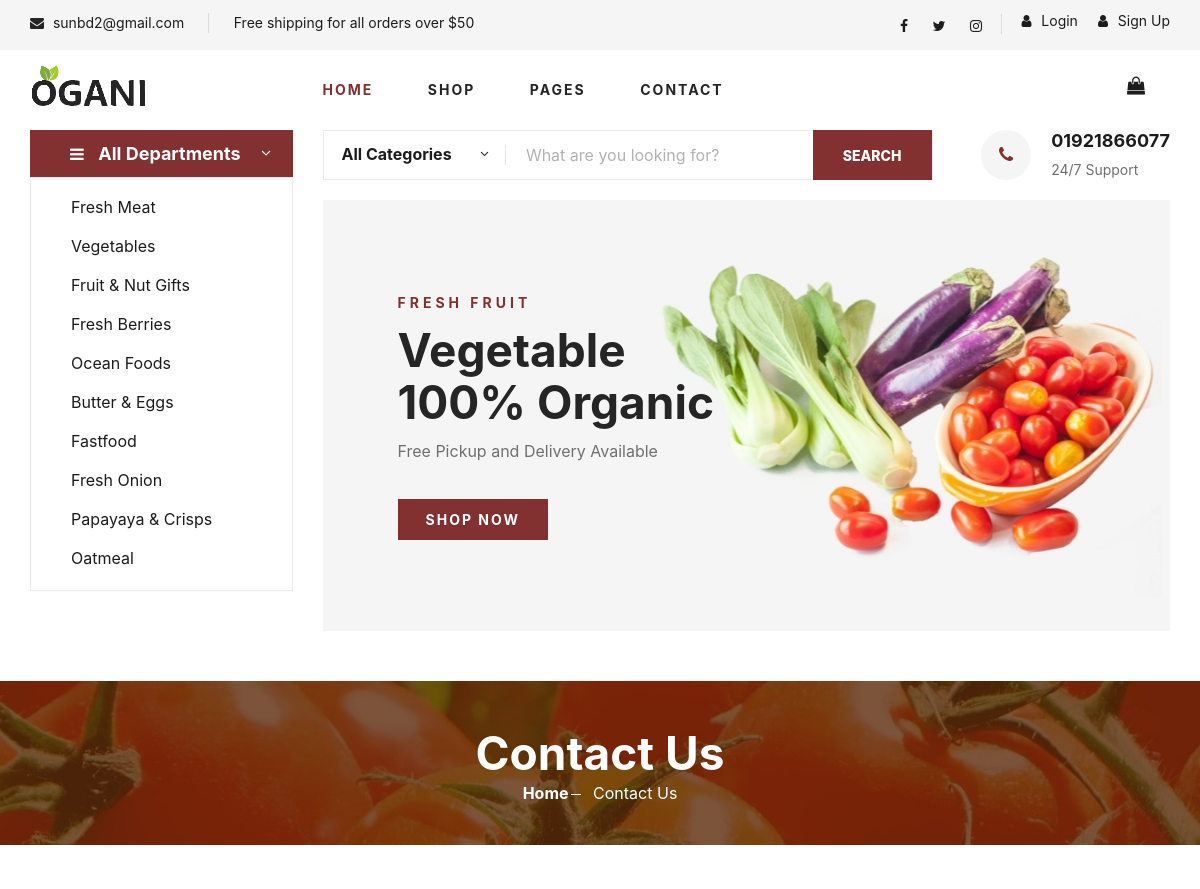
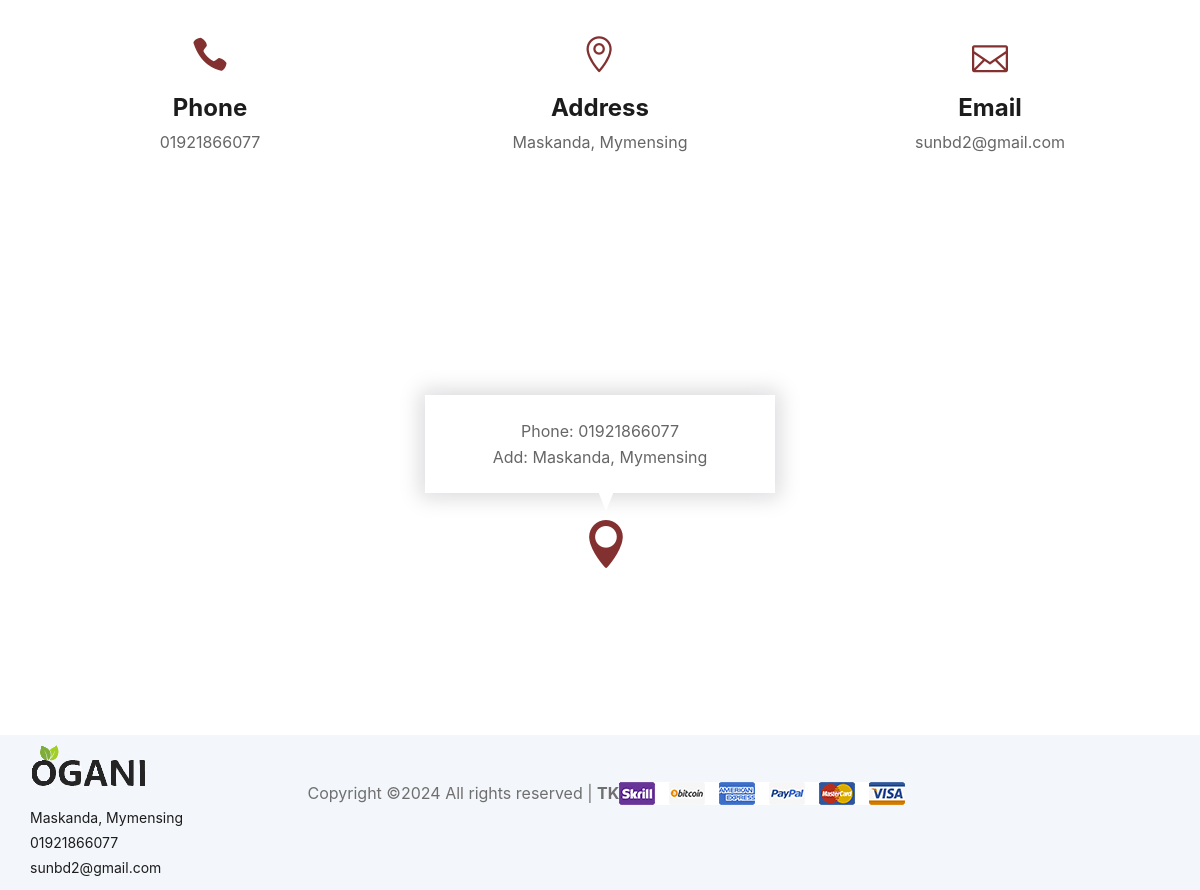
The page /shop/contact on the database its author committed (2 pictures, top to bottom).
### shop/models.py (models this page shows, shortened)
class SingletonModel(models.Model):
    class Meta:
        abstract = True

class ShopInfo(SingletonModel):
    shop_name = models.CharField(max_length=50)
    address = models.CharField(max_length=100)
    phone_number = models.CharField(max_length=15)
    email_address = models.EmailField(max_length=50)
    about = models.TextField(blank=True, null=True)
    fb_page = models.URLField(max_length=200, blank=True)
    instagram = models.URLField(max_length=200, blank=True)
    twitter = models.URLField(max_length=200, blank=True)
    offer = models.CharField(max_length= 100)

### category/models.py (models this page shows, shortened)
class Category(models.Model):
    category_name = models.CharField(max_length= 50, unique= True)
    slug = models.CharField(max_length= 100)
    description = models.TextField(max_length= 250, blank= True)
    cat_image = models.ImageField(upload_to= 'photos/categories', blank= True)
    class Meta:
        verbose_name = 'Category'
        verbose_name_plural = 'Categories'

### shop/views.py (the view)
# urls.py: path('contact' , contact_view, name= 'contact'),
def contact_view(request):
    return render(request, 'shop/contact.html')

### Ogani/context_processors.py (called while the page is built)
def shop_info(request):
    info = ShopInfo.objects.get(id= 1)
    return dict(shop_info= info)

### category/context_processors.py (called while the page is built)
def category(request):
    categories = Category.objects.all()
    return dict(category= categories)

### shop/templates/shop/contact.html (shortened to what this page needs)
{% extends "base.html" %}
{% load static %}
{% block 'body' %}
 <section class="breadcrumb-section set-bg" data-setbg="{% static 'img/breadcrumb.jpg' %}">
    <div class="container">
        <div class="row">
            <div class="col-lg-12 text-center">
                <div class="breadcrumb__text">
                    <h2>Contact Us</h2>
                    <div class="breadcrumb__option">
                        <a href="{% url 'home' %}">Home</a>
                        <span>Contact Us</span>
                    </div>
                </div>
            </div>
        </div>
    </div>
</section>
<section class="contact spad">
    <div class="container">
        <div class="row">
            <div class="col-lg-4 col-md-4 col-sm-6 text-center">
                <div class="contact__widget">
                    <span class="icon_phone"></span>
                    <h4>Phone</h4>
                    <p>{{shop_info.phone_number}}</p>
                </div>
            </div>
            <div class="col-lg-4 col-md-4 col-sm-6 text-center">
                <div class="contact__widget">
                    <span class="icon_pin_alt"></span>
                    <h4>Address</h4>
                    <p>{{shop_info.address}}</p>
                </div>
            </div>
            <div class="col-lg-4 col-md-4 col-sm-6 text-center">
                <div class="contact__widget">
                    <span class="icon_mail_alt"></span>
                    <h4>Email</h4>
                    <p>{{shop_info.email_address}}</p>
                </div>
            </div>
        </div>
    </div>
</section>
<div class="map">
    <div class="map-inside">
        <i class="icon_pin"></i>
        <div class="inside-widget">
            <ul>
                <li>Phone: {{shop_info.phone_number}}</li>
                <li>Add: {{shop_info.address}} </li>
            </ul>
        </div>
    </div>
</div>
{% endblock %}

### templates/base.html (shortened to what this page needs)
{% load static %}
<!DOCTYPE html>
<html lang="en">
<head>
    <link rel="stylesheet" href="{% static 'css/bootstrap.min.css' %}" type="text/css">
    <link rel="stylesheet" href="{% static 'css/font-awesome.min.css' %}" type="text/css">
    <link rel="stylesheet" href=" {% static 'css/elegant-icons.css' %}" type="text/css">
    <link rel="stylesheet" href=" {% static 'css/nice-select.css' %}" type="text/css">
    <link rel="stylesheet" href=" {% static 'css/jquery-ui.min.css' %}" type="text/css">
    <link rel="stylesheet" href=" {% static 'css/owl.carousel.min.css' %}" type="text/css">
    <link rel="stylesheet" href=" {% static 'css/slicknav.min.css' %}" type="text/css">
    <link rel="stylesheet" href=" {% static 'css/slicknav.min.css' %}" type="text/css">
    <link rel="stylesheet" href=" {% static 'sass/style.css' %}" type="text/css">
    <link rel="stylesheet" href=" {% static 'sass/review.css' %}" type="text/css">
</head>
<body>
 <header class="header">
    <div class="header__top">
        <div class="container">
            <div class="row">
                <div class="col-lg-6 col-md-6">
                    <div class="header__top__left">
                        <ul>
                            <li><i class="fa fa-envelope"></i> {{shop_info.email_address}}</li>
                            <li>{{shop_info.offer}}</li>
                        </ul>
                    </div>
                </div>
                <div class="col-lg-6 col-md-6">
                    <div class="header__top__right">
                        <div class="header__top__right__social">
                            <a href="{{shop_info.fb_page}}"><i class="fa fa-facebook"></i></a>
                            <a href="{{shop_info.twitter}}"><i class="fa fa-twitter"></i></a>
                            <a href="{{shop_info.instagram}}"><i class="fa fa-instagram"></i></a>
                        </div>
                        <div class="header__top__right__auth">
                            {% if user.is_authenticated %}
                            <a href="{% url 'profile' %}"><i class="fa fa-user"></i> Profile</a>
                            <a href="{% url 'logout' %}"><i class="fa fa-user"></i> Logout</a>
                            {% else %}
                            <a href="{% url 'register' %}"><i class="fa fa-user"></i> Sign Up</a>
                            <a href="{% url 'login' %}"><i class="fa fa-user"></i> Login</a>
                            {% endif %}
                        </div>
                    </div>
                </div>
            </div>
        </div>
    </div>
    <div class="container">
        <div class="row">
            <div class="col-lg-3">
                <div class="header__logo">
                    <a href="{% url 'home' %}"><img src="{% static 'img/logo.png' %}" alt=""></a>
                </div>
            </div>
            <div class="col-lg-6">
                <nav class="header__menu">
                    <ul>
                        <li class="active"><a href="{% url 'home' %}">Home</a></li>
                        <li><a href="{% url 'shop' %}">Shop</a></li>
                        <li><a href="#">Pages</a>
                        </li>
                        <li><a href="{% url 'contact' %}">Contact</a></li>
                    </ul>
                </nav>
            </div>
            <div class="col-lg-3">
                <div class="header__cart">
                    <ul>
                        <li><a href="{% url 'cart' %}"><i class="fa fa-shopping-bag"></i></a></li>
                    </ul>
                </div>
            </div>
        </div>
    </div>
</header>
    {% block 'hero' %}
    <section class="hero">
        <div class="container">
            <div class="row">
                <div class="col-lg-3">
                    <div class="hero__categories">
                        <div class="hero__categories__all">
                            <i class="fa fa-bars"></i>
                            <span>All Departments</span>
                        </div>
                        <ul>
                            {% if category %}
                              {% for cat_item in category %}
                               <li><a href="{% url 'category' cat_item.slug %}">{{cat_item.category_name}}</a></li>
                              {% endfor %}
                            {% endif %}
                        </ul>
                    </div>
                </div>
                <div class="col-lg-9">
                    <div class="hero__search">
                        <div class="hero__search__form">
                            <form method="get" action="{% url 'shop' %}">
                                <div class="hero__search__categories">
                                    All Categories
                                    <span class="arrow_carrot-down"></span>
                                </div>
                                <input
                                type="search"
                                placeholder="What are you looking for?"
                                name="search_query"
                                >
                                <button type="submit" class="site-btn">SEARCH</button>
                            </form>
                        </div>
                        <div class="hero__search__phone">
                            <div class="hero__search__phone__icon">
                                <i class="fa fa-phone"></i>
                            </div>
                            <div class="hero__search__phone__text">
                                <h5>{{shop_info.phone_number}}</h5>
                                <span>24/7 Support</span>
                            </div>
                        </div>
                    </div>
                    <div class="hero__item set-bg" data-setbg=" {% static 'img/hero/banner.jpg' %}">
                        <div class="hero__text">
                            <span>FRESH FRUIT</span>
                            <h2>Vegetable <br/>100% Organic</h2>
                            <p>Free Pickup and Delivery Available</p>
                            <a href="{% url 'shop' %}" class="primary-btn">SHOP NOW</a>
                        </div>
                    </div>
                </div>
            </div>
        </div>
    </section>
    {% endblock %}
    {% block 'body' %}
    {% endblock %}
    <footer class="footer spad">
        <div class="container">
            <div class="row">
                <div class="col-lg-3 col-md-6 col-sm-6">
                    <div class="footer__about">
                        <div class="footer__about__logo">
                            <a href="{% url 'home' %}"><img src="img/logo.png" alt=""></a>
                        </div>
                        <ul>
                            <li>{{shop_info.address}}</li>
                            <li>{{shop_info.phone_number}}</li>
                            <li>{{shop_info.email_address}}</li>
                        </ul>
                    </div>
                </div>
            <div class="row">
                <div class="col-lg-12">
                    <div class="footer__copyright">
                        <div class="footer__copyright__text">
                            <p>
                                Copyright &copy;<script>document.write(new Date().getFullYear());</script> All rights reserved | <b>TK</b>
                            </p>
                        </div>
                        <div class="footer__copyright__payment"><img src="{% static 'img/payment-item.png' %}" alt=""></div>
                    </div>
                </div>
            </div>
        </div>
    </footer>
</body>
</html>

### rows shown on the page
ShopInfo: email_address "sunbd2@gmail.com", offer "Free shipping for all orders over $50", phone_number "01921866077", address "Maskanda, Mymensing"
Category: category_name "Fresh Meat"
Category: category_name "Vegetables"
Category: category_name "Fruit & Nut Gifts"
Category: category_name "Fresh Berries"
Category: category_name "Ocean Foods"
Category: category_name "Butter & Eggs"
Category: category_name "Fastfood"
Category: category_name "Fresh Onion"
Category: category_name "Papayaya & Crisps"
Category: category_name "Oatmeal"
